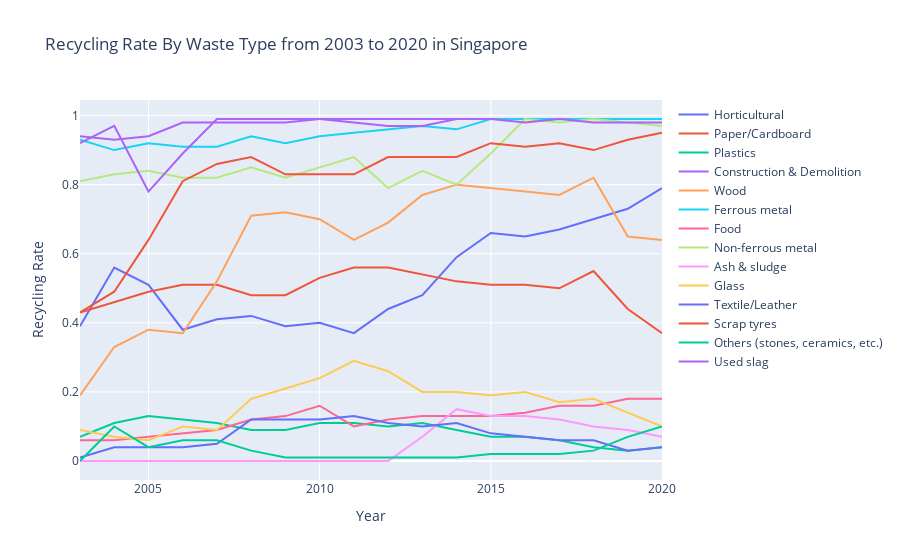

Source (notebook cell):
### Markdown cell above
<hr>
<h3>Graph 4: Line Chart of Recycling Rate By Waste Types</h3>

### Code cell
# for loop to create the traces for the seven days Official (Open)
# There are many ways to do this! Could also do this with a
# list comprehension
data = []
for wasteType in wastePerYear["Waste Type"].unique().tolist():
    trace = go.Scatter(x=wastePerYear[wastePerYear['Waste Type']==wasteType]['Year'],
                       y=wastePerYear[wastePerYear['Waste Type']==wasteType]['Recycling Rate'],
                       mode='lines',
                       name=wasteType)
    data.append(trace)

# Define the layout
layout = go.Layout(
    title='Recycling Rate By Waste Type from 2003 to 2020 in Singapore',
    hovermode='closest', yaxis_title="Recycling Rate", xaxis_title="Year")

# Create a fig from data and layout, and plot the fig
fig = go.Figure(data=data, layout=layout)
fig.show()
pyo.plot(fig, filename='Recycling Rate By Waste Type from 2003 to 2020 in Singapore.html')

### Figure 1 — Plotly figure (JSON) as saved in the notebook; plotly's stock layout.template omitted (floating-point values rounded to 4 significant figures)
{"data": [{"mode": "lines", "name": "Horticultural", "type": "scatter", "x": [2003, 2004, 2005, 2006, 2007, 2008, 2009, 2010, 2011, 2012, 2013, 2014, 2015, 2016, 2017, 2018, 2019, 2020], "y": [0.39, 0.56, 0.51, 0.38, 0.41, 0.42, 0.39, 0.4, 0.37, 0.44, 0.48, 0.59, 0.66, 0.65, 0.67, 0.7, 0.73, 0.79]}, {"mode": "lines", "name": "Paper/Cardboard", "type": "scatter", "x": [2003, 2004, 2005, 2006, 2007, 2008, 2009, 2010, 2011, 2012, 2013, 2014, 2015, 2016, 2017, 2018, 2019, 2020], "y": [0.43, 0.46, 0.49, 0.51, 0.51, 0.48, 0.48, 0.53, 0.56, 0.56, 0.54, 0.52, 0.51, 0.51, 0.5, 0.55, 0.44, 0.37]}, {"mode": "lines", "name": "Plastics", "type": "scatter", "x": [2003, 2004, 2005, 2006, 2007, 2008, 2009, 2010, 2011, 2012, 2013, 2014, 2015, 2016, 2017, 2018, 2019, 2020], "y": [0.07, 0.11, 0.13, 0.12, 0.11, 0.09, 0.09, 0.11, 0.11, 0.1, 0.11, 0.09, 0.07, 0.07, 0.06, 0.04, 0.03, 0.04]}, {"mode": "lines", "name": "Construction & Demolition", "type": "scatter", "x": [2003, 2004, 2005, 2006, 2007, 2008, 2009, 2010, 2011, 2012, 2013, 2014, 2015, 2016, 2017, 2018, 2019, 2020], "y": [0.94, 0.93, 0.94, 0.98, 0.98, 0.98, 0.98, 0.99, 0.99, 0.99, 0.99, 0.99, 0.99, 0.99, 0.99, 0.99, 0.99, 0.99]}, {"mode": "lines", "name": "Wood", "type": "scatter", "x": [2003, 2004, 2005, 2006, 2007, 2008, 2009, 2010, 2011, 2012, 2013, 2014, 2015, 2016, 2017, 2018, 2019, 2020], "y": [0.19, 0.33, 0.38, 0.37, 0.52, 0.71, 0.72, 0.7, 0.64, 0.69, 0.77, 0.8, 0.79, 0.78, 0.77, 0.82, 0.65, 0.64]}, {"mode": "lines", "name": "Ferrous metal", "type": "scatter", "x": [2003, 2004, 2005, 2006, 2007, 2008, 2009, 2010, 2011, 2012, 2013, 2014, 2015, 2016, 2017, 2018, 2019, 2020], "y": [0.93, 0.9, 0.92, 0.91, 0.91, 0.94, 0.92, 0.94, 0.95, 0.96, 0.97, 0.96, 0.99, 0.99, 0.99, 0.99, 0.99, 0.99]}, {"mode": "lines", "name": "Food", "type": "scatter", "x": [2003, 2004, 2005, 2006, 2007, 2008, 2009, 2010, 2011, 2012, 2013, 2014, 2015, 2016, 2017, 2018, 2019, 2020], "y": [0.06, 0.06, 0.07, 0.08, 0.09, 0.12, 0.13, 0.16, 0.1, 0.12, 0.13, 0.13, 0.13, 0.14, 0.16, 0.16, 0.18, 0.18]}, {"mode": "lines", "name": "Non-ferrous metal", "type": "scatter", "x": [2003, 2004, 2005, 2006, 2007, 2008, 2009, 2010, 2011, 2012, 2013, 2014, 2015, 2016, 2017, 2018, 2019, 2020], "y": [0.81, 0.83, 0.84, 0.82, 0.82, 0.85, 0.82, 0.85, 0.88, 0.79, 0.84, 0.8, 0.89, 0.99, 0.98, 0.99, 0.98, 0.97]}, {"mode": "lines", "name": "Ash & sludge", "type": "scatter", "x": [2003, 2004, 2005, 2006, 2007, 2008, 2009, 2010, 2011, 2012, 2013, 2014, 2015, 2016, 2017, 2018, 2019, 2020], "y": [0, 0, 0, 0, 0, 0, 0, 0, 0, 0, 0.07, 0.15, 0.13, 0.13, 0.12, 0.1, 0.09, 0.07]}, {"mode": "lines", "name": "Glass", "type": "scatter", "x": [2003, 2004, 2005, 2006, 2007, 2008, 2009, 2010, 2011, 2012, 2013, 2014, 2015, 2016, 2017, 2018, 2019, 2020], "y": [0.09, 0.07, 0.06, 0.1, 0.09, 0.18, 0.21, 0.24, 0.29, 0.26, 0.2, 0.2, 0.19, 0.2, 0.17, 0.18, 0.14, 0.1]}, {"mode": "lines", "name": "Textile/Leather", "type": "scatter", "x": [2003, 2004, 2005, 2006, 2007, 2008, 2009, 2010, 2011, 2012, 2013, 2014, 2015, 2016, 2017, 2018, 2019, 2020], "y": [0.01, 0.04, 0.04, 0.04, 0.05, 0.12, 0.12, 0.12, 0.13, 0.11, 0.1, 0.11, 0.08, 0.07, 0.06, 0.06, 0.03, 0.04]}, {"mode": "lines", "name": "Scrap tyres", "type": "scatter", "x": [2003, 2004, 2005, 2006, 2007, 2008, 2009, 2010, 2011, 2012, 2013, 2014, 2015, 2016, 2017, 2018, 2019, 2020], "y": [0.43, 0.49, 0.64, 0.81, 0.86, 0.88, 0.83, 0.83, 0.83, 0.88, 0.88, 0.88, 0.92, 0.91, 0.92, 0.9, 0.93, 0.95]}, {"mode": "lines", "name": "Others (stones, ceramics, etc.)", "type": "scatter", "x": [2003, 2004, 2005, 2006, 2007, 2008, 2009, 2010, 2011, 2012, 2013, 2014, 2015, 2016, 2017, 2018, 2019, 2020], "y": [0, 0.1, 0.04, 0.06, 0.06, 0.03, 0.01, 0.01, 0.01, 0.01, 0.01, 0.01, 0.02, 0.02, 0.02, 0.03, 0.07, 0.1]}, {"mode": "lines", "name": "Used slag", "type": "scatter", "x": [2003, 2004, 2005, 2006, 2007, 2008, 2009, 2010, 2011, 2012, 2013, 2014, 2015, 2016, 2017, 2018, 2019, 2020], "y": [0.92, 0.97, 0.78, 0.89, 0.99, 0.99, 0.99, 0.99, 0.98, 0.97, 0.97, 0.99, 0.99, 0.98, 0.99, 0.98, 0.98, 0.98]}], "layout": {"hovermode": "closest", "title": {"text": "Recycling Rate By Waste Type from 2003 to 2020 in Singapore"}, "xaxis": {"title": {"text": "Year"}}, "yaxis": {"title": {"text": "Recycling Rate"}}}}
